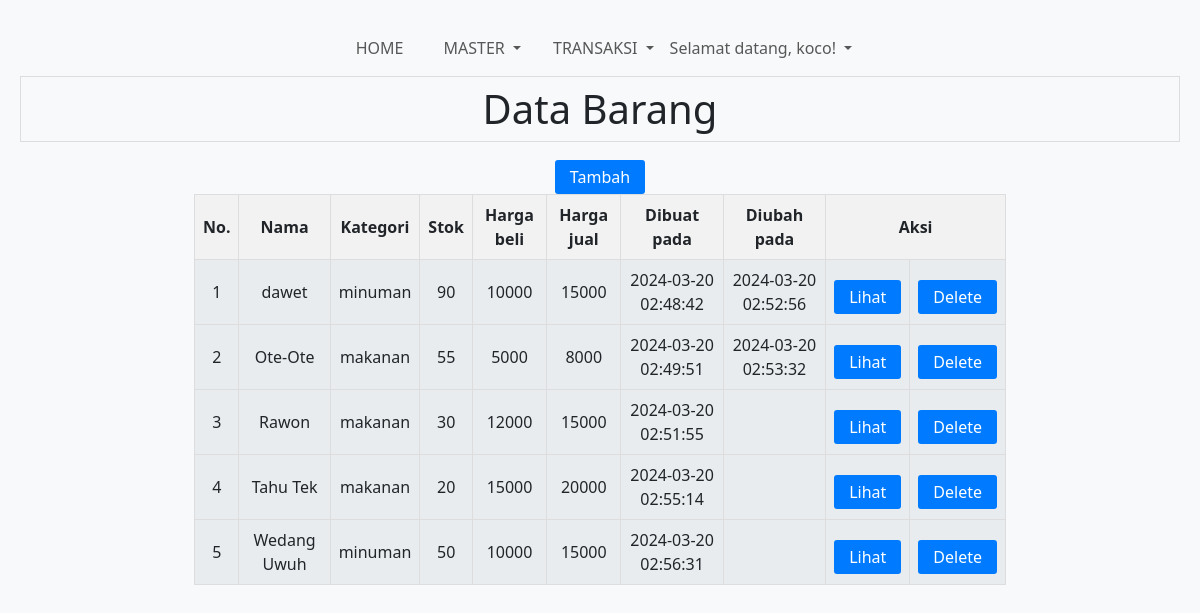
The page /barang.php (signed in) on the database its author committed.
### tables this page shows
CREATE TABLE `barang` (
  `id` int(10) UNSIGNED NOT NULL,
  `nama` varchar(50) NOT NULL,
  `kategori` enum('makanan','minuman') NOT NULL,
  `stok` int(10) UNSIGNED NOT NULL,
  `harga_beli` int(10) UNSIGNED NOT NULL,
  `harga_jual` int(11) UNSIGNED NOT NULL,
  `created_at` timestamp NOT NULL DEFAULT current_timestamp(),
  `updated_at` timestamp NULL DEFAULT NULL ON UPDATE current_timestamp()
);

### barang.php (the view, shortened to what this page needs)
<!DOCTYPE html>
<html>
<head>
    <link href="https://cdn.jsdelivr.net/npm/bootstrap@5.3.0/dist/css/bootstrap.min.css" rel="stylesheet">
</head>
<body>
    <?php include "menu.php"; ?>
    <?php
    require "koneksi.php";
    $sql = "SELECT * FROM barang";
    $query = mysqli_query($koneksi, $sql);
    ?>
    <div>
        <h1>Data Barang</h1>
        <form action="new-barang.php" method="GET">
            <button type="submit">Tambah</button>
        </form>
        <table border="1">
            <tr>
                <th>No.</th>
                <th>Nama</th>
                <th>Kategori</th>
                <th>Stok</th>
                <th>Harga beli</th>
                <th>Harga jual</th>
                <th>Dibuat pada</th>
                <th>Diubah pada</th>
                <th colspan="2">Aksi</th>
            </tr>
            <?php $i = 1; ?>
            <?php while ($barang = mysqli_fetch_array($query)) : ?>
                <tr>
                    <td><?= $i ?></td>
                    <td><?= $barang["nama"] ?></td>
                    <td><?= $barang["kategori"] ?></td>
                    <td><?= $barang["stok"] ?></td>
                    <td><?= $barang["harga_beli"] ?></td>
                    <td><?= $barang["harga_jual"] ?></td>
                    <td><?= $barang["created_at"] ?></td>
                    <td><?= $barang["updated_at"] ?></td>
                    <td>
                        <form action="read-barang.php" method="GET">
                            <button type="submit">Lihat</button>
                        </form>
                    </td>
                    <td>
                        <form action="delete-barang.php" method="POST" onsubmit="return konfirmasi(this)">
                            <button type="submit">Delete</button>
                        </form>
                    </td>
                </tr>
                <?php $i++; ?>
            <?php endwhile ?>
        </table>
    </div>
</body>
</html>

### barang.php (style rules this page uses)
body { padding: 20px; background-color: #f8f9fa; }
table { border-collapse: collapse; width: 70%; margin: 0 auto; background-color: #e9ecef; }
th, td, h1 { border: 1px solid #ddd; padding: 8px; text-align: center; }
th { background-color: #f2f2f2; }
form { text-align: center; }
button { margin-top: 10px; padding: 5px 15px; background-color: #007bff; color: white; border: none; border-radius: 3px; cursor: pointer; }

### rows shown on the page
barang: nama "dawet", kategori "minuman", stok "90", harga_beli "10000", harga_jual "15000", created_at "2024-03-20 02:48:42", updated_at "2024-03-20 02:52:56"
barang: nama "Ote-Ote", kategori "makanan", stok "55", harga_beli "5000", harga_jual "8000", created_at "2024-03-20 02:49:51", updated_at "2024-03-20 02:53:32"
barang: nama "Rawon", kategori "makanan", stok "30", harga_beli "12000", harga_jual "15000", created_at "2024-03-20 02:51:55"
barang: nama "Tahu Tek", kategori "makanan", stok "20", harga_beli "15000", harga_jual "20000", created_at "2024-03-20 02:55:14"
barang: nama "Wedang Uwuh", kategori "minuman", stok "50", harga_beli "10000", harga_jual "15000", created_at "2024-03-20 02:56:31"

### other values the page prints
$_SESSION["username"] "koco"
